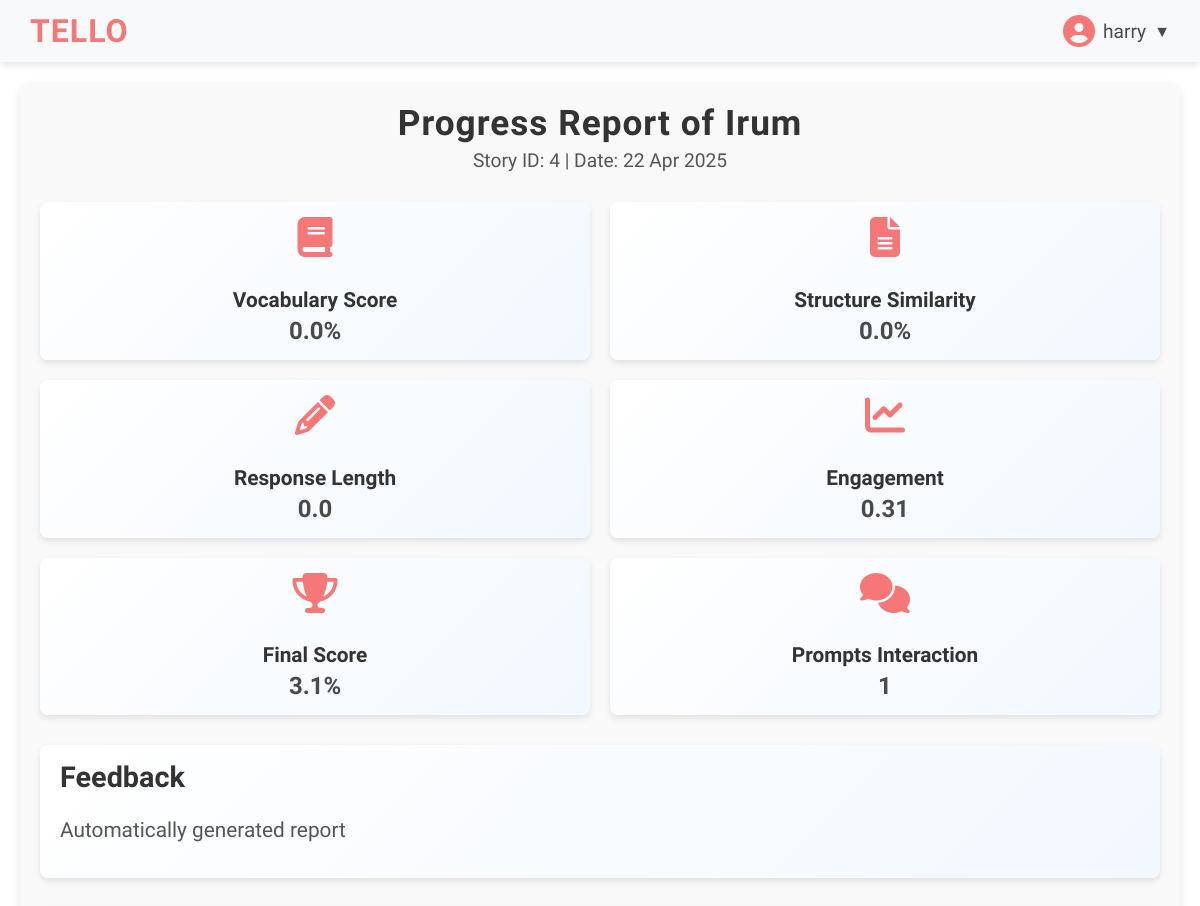
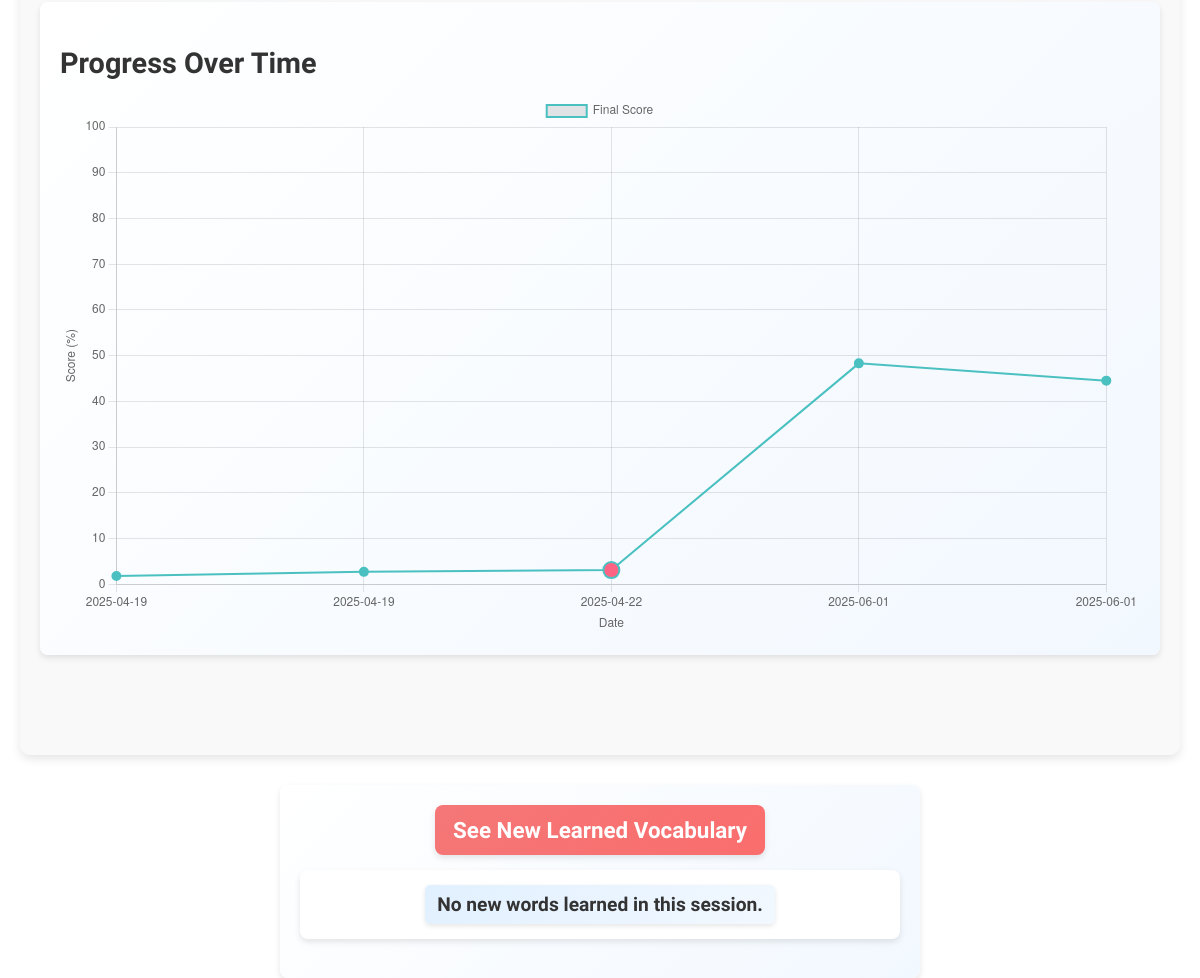
The app's page /reports/14/ (signed in) with its own data (2 pictures, top to bottom).
### tello/models.py (models this page shows, shortened)
class StudentReport(models.Model):
    story_session = models.ForeignKey(
        StorySession, on_delete=models.CASCADE, related_name="reports")
    vocab_score = models.FloatField()
    structure_sim_score = models.FloatField()
    response_length = models.FloatField()
    avg_engagement = models.FloatField()
    final_score = models.FloatField()
    prompt_interaction_ratio = models.FloatField()
    prompt_interaction_count = models.IntegerField()
    feedback_notes = models.TextField(blank=True, null=True)
    created_at = models.DateTimeField(auto_now_add=True)

class StorySession(models.Model):
    student = models.ForeignKey(
        Student, on_delete=models.CASCADE, related_name="sessions")
    story_id = models.IntegerField()
    start_time = models.DateTimeField(default=now)
    end_time = models.DateTimeField(null=True, blank=True)
    duration = models.DurationField(null=True, blank=True)  # Auto-calculated
    date = models.DateField(auto_now_add=True)
    learned_words = models.ManyToManyField(
        VocabularyWord, blank=True, related_name="learned_in_sessions"
    )

class Student(models.Model):
    studentid = models.AutoField(primary_key=True)
    studentcode = models.CharField(max_length=4, unique=True)
    studentname = models.CharField(max_length=100)
    studentgrade = models.CharField(max_length=50)
    studentage = models.IntegerField()
    assignedteacher = models.ForeignKey(Teacher, on_delete=models.CASCADE)
    additional_notes = models.TextField(blank=True, null=True)
    created_at = models.DateTimeField(auto_now_add=True)

### tello/views.py (the view)
# urls.py: path('reports/<int:report_id>/', views.report_detail, name='report_detail'),
@login_required
def report_detail(request, report_id):
    report = get_object_or_404(StudentReport, id=report_id)
    sessions = StorySession.objects.filter(
        student=report.story_session.student
    ).order_by('date')
    chart_data = []
    current_index = None
    for session in sessions:
        session_reports = session.reports.all()
        for report_item in session_reports:
            chart_data.append({
                'date': session.date.strftime("%Y-%m-%d"),
                'final_score': report_item.final_score,
            })
            if report_item.id == report.id:
                current_index = len(chart_data) - 1
    learned_words = report.story_session.learned_words.filter(is_master=False)
    if current_index is None and chart_data:
        current_index = 0
    return render(request, 'report_detail.html', {
        'report': report,
        'chart_data': chart_data,
        'current_index': current_index,
        'learned_words': learned_words,
    })

### tello/templates/report_detail.html (shortened to what this page needs)
{% extends 'base.html' %} {% load static %} {% block links %}
<link rel="stylesheet" href="{% static 'css/report_detail.css' %}" />
{% endblock %} {% block content %}
<div class="dashboard">
  <div class="report-header">
    <h1>Progress Report of {{ report.story_session.student.studentname }}</h1>
    <p>
      Story ID: {{ report.story_session.story_id }} | Date: {{ report.created_at|date:"d M Y" }}
    </p>
  </div>
  <div class="metrics-panel">
    <div class="metric-card">
      <i class="fas fa-book"></i>
      <h3>Vocabulary Score</h3>
      <p>{{ report.vocab_score }}%</p>
    </div>
    <div class="metric-card">
      <i class="fas fa-file-alt"></i>
      <h3>Structure Similarity</h3>
      <p>{{ report.structure_sim_score }}%</p>
    </div>
    <div class="metric-card">
      <i class="fas fa-pencil-alt"></i>
      <h3>Response Length</h3>
      <p>{{ report.response_length }}</p>
    </div>
    <div class="metric-card">
      <i class="fas fa-chart-line"></i>
      <h3>Engagement</h3>
      <p>{{ report.avg_engagement }}</p>
    </div>
    <div class="metric-card">
      <i class="fas fa-trophy"></i>
      <h3>Final Score</h3>
      <p>{{ report.final_score }}%</p>
    </div>
    <div class="metric-card">
      <i class="fas fa-comments"></i>
      <h3>Prompts Interaction</h3>
      <p>{{ report.prompt_interaction_count }}</p>
    </div>
  </div>
  <div class="feedback-panel">
    <h2>Feedback</h2>
    <p>{{ report.feedback_notes }}</p>
  </div>
  <div class="chart-panel">
    <h2>Progress Over Time</h2>
    <canvas id="progressChart"></canvas>
  </div>
</div>
<div class="learned-words-panel">
  <button class="toggle-btn" onclick="toggleLearnedWords()">
    See New Learned Vocabulary
  </button>
  <ul id="learnedWordsList" class="hidden">
    {% for word in learned_words %}
    <li>{{ word.word }}</li>
    {% empty %}
    <li>No new words learned in this session.</li>
    {% endfor %}
  </ul>
</div>
<script>
  // Chart data passed from backend
  const currentIndex = {{ current_index|default:0 }};
  const chartData = {{ chart_data|safe }};
  const labels = chartData.map(item => item.date);
  const scores = chartData.map(item => item.final_score);
  const ctx = document.getElementById('progressChart').getContext('2d');
  const progressChart = new Chart(ctx, {
      type: 'line',
      data: {
          labels: labels,
          datasets: [{
              label: 'Final Score',
              data: scores,
              borderColor: 'rgba(75, 192, 192, 1)',
              borderWidth: 2,
              fill: false,
              pointBackgroundColor: scores.map((score, index) =>
                index === currentIndex ? 'rgba(255, 99, 132, 1)' : 'rgba(75, 192, 192, 1)'
              ),
              pointRadius: scores.map((score, index) =>
                index === currentIndex ? 8 : 4
              ),
              pointHoverRadius: scores.map((score, index) =>
                index === currentIndex ? 10 : 6
              )
          }]
      },
      options: {
          responsive: true,
          scales: {
              x: {
                  title: {
                      display: true,
                      text: 'Date'
                  }
              },
              y: {
                  title: {
                      display: true,
                      text: 'Score (%)'
                  },
                  beginAtZero: true,
                  max: 100
              }
          }
      }
  });
  function toggleLearnedWords() {
    var list = document.getElementById("learnedWordsList");
    list.classList.toggle("hidden");
  }
</script>
{% endblock %}

### tello/templates/base.html (shortened to what this page needs)
<!DOCTYPE html>
<html lang="en">
  <head>
    <link rel="stylesheet" href="/static/css/styles.css" />
    {% block links %} {% endblock %}
  </head>
  <body>
    <header style="margin-bottom: 0">
      <div class="header-container">
        <div class="logo">
          <a href="{% url 'dashboard' %}" style="text-decoration: none">
            <h1>TellO</h1>
          </a>
        </div>
        <div class="user-profile">
          <i class="fas fa-user-circle" style="font-size: 2rem"></i>
          <span>{{ user.username }}</span>
          <div class="dropdown">
            <button onclick="toggleDropdown()">▼</button>
          </div>
        </div>
      </div>
    </header>
    <main>{% block content %}{% endblock %}</main>
  </body>
</html>

### static/css/styles.css (style rules this page uses)
body { margin: 0; padding: 0; font-family: "Comic Neue", sans-serif; }
.header-container { display: flex; justify-content: space-between; align-items: center; padding: 12px 30px; background-color: #f8f9fa; box-shadow: 0 3px 8px rgba(0, 0, 0, 0.1); margin-bottom: 0; }
.logo h1 { font-size: 2rem; color: #f57777; margin: 0; letter-spacing: 1px; font-weight: 700; text-transform: uppercase; }
.user-profile { position: relative; display: flex; align-items: center; gap: 8px; cursor: pointer; }
.user-profile span { font-size: 1.2rem; font-weight: 500; color: #4a4a4a; }
.user-profile i { font-size: 2rem; color: #f57777; }
.user-profile button { background: none; border: none; font-size: 1rem; cursor: pointer; padding: 0; color: #4a4a4a; }

### static/css/report_detail.css (style rules this page uses)
.dashboard { font-family: "Comic Neue", sans-serif; margin: 20px; padding: 20px; background: #f9f9f9; border-radius: 10px; box-shadow: 0 4px 10px rgba(0, 0, 0, 0.1); padding-bottom: 100px; }
.report-header { text-align: center; margin-bottom: 30px; }
.report-header h1 { font-size: 2.2rem; color: #333; margin: 0; letter-spacing: 1px; }
.report-header p { font-size: 1.2rem; color: #555; margin-top: 5px; }
.metrics-panel { display: flex; flex-wrap: wrap; gap: 20px; justify-content: space-between; margin-bottom: 30px; }
.metric-card { flex: 1 1 30%; background: linear-gradient( 135deg, #ffffff, #f2f8ff ); border-radius: 8px; padding: 15px; box-shadow: 0 3px 6px rgba(0, 0, 0, 0.1); text-align: center; transition: transform 0.3s; }
.metric-card i { font-size: 2.5rem; color: #f57777; margin-bottom: 10px; }
.metric-card h3 { font-size: 1.3rem; margin-bottom: 5px; color: #333; }
.metric-card p { font-size: 1.5rem; font-weight: bold; margin: 0; color: #4a4a4a; }
.feedback-panel { background: linear-gradient(135deg, #ffffff, #f2f8ff); padding: 15px 20px; border-radius: 8px; box-shadow: 0 3px 6px rgba(0, 0, 0, 0.1); margin-bottom: 30px; }
.feedback-panel h2 { margin-top: 0; font-size: 1.8rem; color: #333; }
.feedback-panel p { font-size: 1.3rem; color: #555; }
.chart-panel { background: linear-gradient(135deg, #ffffff, #f2f8ff); padding: 20px; border-radius: 8px; box-shadow: 0 3px 6px rgba(0, 0, 0, 0.1); }
.chart-panel h2 { font-size: 1.8rem; margin-bottom: 15px; color: #333; }
canvas { width: 100% !important; height: 300px; }
.learned-words-panel { background: linear-gradient(135deg, #ffffff, #f2f8ff); padding: 20px; border-radius: 8px; box-shadow: 0 3px 6px rgba(0, 0, 0, 0.1); text-align: center; margin-top: 30px; max-width: 600px; margin-left: auto; margin-right: auto; }
.toggle-btn { background: linear-gradient(135deg, #f57777, #fa6d6d); color: white; padding: 12px 18px; border: none; cursor: pointer; border-radius: 8px; font-size: 1.4rem; font-weight: bold; transition: background 0.3s, transform 0.2s; box-shadow: 0 3px 6px rgba(0, 0, 0, 0.1); font-family: "Comic Neue", sans-serif; }
#learnedWordsList { list-style-type: none; padding: 15px; margin-top: 15px; border-radius: 8px; background: #fff; box-shadow: 0 3px 6px rgba(0, 0, 0, 0.1); text-align: left; font-size: 1.2rem; color: #333; display: flex; flex-wrap: wrap; gap: 10px; justify-content: center; }
#learnedWordsList li { background: linear-gradient(135deg, #e1f0ff, #f2f8ff); padding: 8px 12px; border-radius: 5px; font-weight: bold; color: #333; box-shadow: 0 2px 5px rgba(0, 0, 0, 0.1); }
.hidden { display: none; }

### records on screen
StudentReport: story_session.student.studentname "Irum", story_session.story_id "4", created_at "22 Apr 2025", vocab_score "0.0", structure_sim_score "0.0", response_length "0.0", avg_engagement "0.31", final_score "3.1", prompt_interaction_count "1", feedback_notes "Automatically generated report"

### other values on screen
{{ user.username }} "harry"
chart data {{ current_index|default:0 }} 2
chart data {{ chart_data|safe }} [{'date': '2025-04-19', 'final_score': 1.8}, {'date': '2025-04-19', 'final_score': 2.7}, {'date': '2025-04-22', 'final_score': 3.1}, {'date': '2025-06-01', 'final_score': 48.3}, {'date': '2025-06-01', 'final_score': 44.52}]
